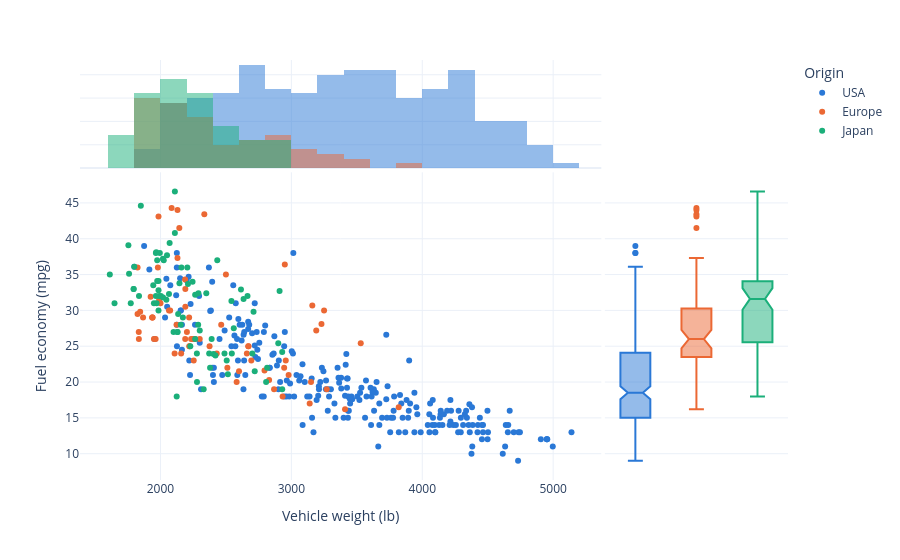

Write notebook code for a chart like this one.
### Markdown cell above
## Plot 1: Scatter plot with marginal plots

- **Target:** `target-plots/plot-1_python_scatter-marginals.html`
- **You will practice:** a basic scatter plot, color groups, hover names, marginal plots

**What to reproduce**

- `weight` on the x axis, `mpg` on the y axis, one color per origin
- A histogram of weight **above** the scatter plot and box plots of mpg on the **right**
- Hovering over a point shows the **car name** in bold

**Hints**

- Start with `fig1 = px.scatter(cars, x="weight", y="mpg", color="origin")`, then add the standard arguments from the tips above
- Marginal plots are one argument each: `marginal_x="histogram"`, `marginal_y="box"`
- The bold car name in the hover comes from `hover_name="name"`
- Show the figure with `fig1.show()`
- Docs: [Scatter plots](https://plotly.com/python/line-and-scatter/), [Marginal plots](https://plotly.com/python/marginal-plots/)

### Code cell
# Plot 1: your code here

fig1 = px.scatter(cars, x="weight", y="mpg", 
                  marginal_x = "histogram",
                  marginal_y= "box",
                  hover_name= "name",
                  color="origin",
                  color_discrete_map=ORIGIN_COLORS,
                  category_orders={"origin": ORIGIN_ORDER},
                  labels=LABELS,
                  template="plotly_white",
                  )

fig1.show()

### Figure 1 — Plotly figure (JSON) as saved in the notebook; plotly's stock layout.template omitted (floating-point values rounded to 4 significant figures; data arrays with more than 128 entries replaced by an {"elided": "..."} marker saying what was removed)
{"data": [{"hovertemplate": "<b>%{hovertext}</b><br><br>Origin=USA<br>Vehicle weight (lb)=%{x}<br>Fuel economy (mpg)=%{y}<extra></extra>", "hovertext": {"elided": "245 str values"}, "legendgroup": "USA", "marker": {"color": "#2a78d6", "symbol": "circle"}, "mode": "markers", "name": "USA", "orientation": "v", "showlegend": true, "type": "scatter", "x": {"elided": "245 int values"}, "xaxis": "x", "y": {"elided": "245 float values"}, "yaxis": "y"}, {"bingroup": "x", "hovertemplate": "Origin=USA<br>Vehicle weight (lb)=%{x}<br>count=%{y}<extra></extra>", "legendgroup": "USA", "marker": {"color": "#2a78d6"}, "name": "USA", "opacity": 0.5, "showlegend": false, "type": "histogram", "x": {"elided": "245 int values"}, "xaxis": "x3", "yaxis": "y3"}, {"hovertemplate": "<b>%{hovertext}</b><br><br>Origin=USA<br>Fuel economy (mpg)=%{y}<extra></extra>", "hovertext": {"elided": "245 str values"}, "legendgroup": "USA", "marker": {"color": "#2a78d6", "symbol": "circle"}, "name": "USA", "notched": true, "showlegend": false, "type": "box", "xaxis": "x2", "y": {"elided": "245 float values"}, "yaxis": "y2"}, {"hovertemplate": "<b>%{hovertext}</b><br><br>Origin=Europe<br>Vehicle weight (lb)=%{x}<br>Fuel economy (mpg)=%{y}<extra></extra>", "hovertext": ["Volkswagen 1131 Deluxe Sedan", "Peugeot 504", "Audi 100 Ls", "Saab 99E", "Bmw 2002", "Opel 1900", "Peugeot 304", "Fiat 124B", "Volkswagen Model 111", "Volkswagen Type 3", "Volvo 145E (Sw)", "Volkswagen 411 (Sw)", "Peugeot 504 (Sw)", "Renault 12 (Sw)", "Volkswagen Super Beetle", "Fiat 124 Sport Coupe", "Fiat 128", "Opel Manta", "Audi 100Ls", "Volvo 144Ea", "Saab 99Le", "Audi Fox", "Volkswagen Dasher", "Opel Manta", "Fiat 128", "Fiat 124 Tc", "Fiat X1.9", "Volkswagen Dasher", "Volkswagen Rabbit", "Audi 100Ls", "Peugeot 504", "Volvo 244Dl", "Saab 99Le", "Fiat 131", "Opel 1900", "Renault 12Tl", "Vw Rabbit", "Volkswagen Rabbit", "Volvo 245", "Peugeot 504", "Mercedes-Benz 280S", "Renault 5 Gtl", "Volkswagen Rabbit Custom", "Volkswagen Dasher", "Bmw 320I", "Volkswagen Rabbit Custom Diesel", "Audi 5000", "Volvo 264Gl", "Saab 99Gle", "Peugeot 604Sl", "Volkswagen Scirocco", "Vw Rabbit Custom", "Mercedes Benz 300D", "Peugeot 504", "Fiat Strada Custom", "Vw Rabbit", "Audi 4000", "Vw Rabbit C (Diesel)", "Vw Dasher (Diesel)", "Audi 5000S (Diesel)", "Mercedes-Benz 240D", "Vokswagen Rabbit", "Triumph Tr7 Coupe", "Volkswagen Jetta", "Peugeot 505S Turbo Diesel", "Volvo Diesel", "Volkswagen Rabbit L", "Vw Pickup"], "legendgroup": "Europe", "marker": {"color": "#eb6834", "symbol": "circle"}, "mode": "markers", "name": "Europe", "orientation": "v", "showlegend": true, "type": "scatter", "x": [1835, 2672, 2430, 2375, 2234, 2123, 2074, 2065, 1834, 2254, 2933, 2511, 2979, 2189, 1950, 2265, 1867, 2158, 2582, 2868, 2660, 2219, 1963, 2300, 2108, 2246, 2000, 2223, 1937, 2694, 2957, 2945, 2671, 2464, 2220, 2202, 1937, 1825, 3150, 3270, 3820, 1825, 1940, 2190, 2600, 1985, 2830, 3140, 2795, 3410, 1990, 1925, 3530, 3190, 2130, 2144, 2188, 2085, 2335, 2950, 3250, 1845, 2500, 2190, 3230, 3160, 1980, 2130], "xaxis": "x", "y": [26.0, 25.0, 24.0, 25.0, 26.0, 28.0, 30.0, 30.0, 27.0, 23.0, 18.0, 22.0, 21.0, 26.0, 26.0, 26.0, 29.0, 24.0, 20.0, 19.0, 24.0, 29.0, 26.0, 26.0, 24.0, 26.0, 31.0, 25.0, 29.0, 23.0, 23.0, 22.0, 25.0, 28.0, 25.0, 27.0, 29.0, 29.5, 20.0, 19.0, 16.5, 36.0, 29.0, 30.5, 21.5, 43.1, 20.3, 17.0, 21.6, 16.2, 31.5, 31.9, 25.4, 27.2, 37.3, 41.5, 34.3, 44.3, 43.4, 36.4, 30.0, 29.8, 35.0, 33.0, 28.1, 30.7, 36.0, 44.0], "yaxis": "y"}, {"bingroup": "x", "hovertemplate": "Origin=Europe<br>Vehicle weight (lb)=%{x}<br>count=%{y}<extra></extra>", "legendgroup": "Europe", "marker": {"color": "#eb6834"}, "name": "Europe", "opacity": 0.5, "showlegend": false, "type": "histogram", "x": [1835, 2672, 2430, 2375, 2234, 2123, 2074, 2065, 1834, 2254, 2933, 2511, 2979, 2189, 1950, 2265, 1867, 2158, 2582, 2868, 2660, 2219, 1963, 2300, 2108, 2246, 2000, 2223, 1937, 2694, 2957, 2945, 2671, 2464, 2220, 2202, 1937, 1825, 3150, 3270, 3820, 1825, 1940, 2190, 2600, 1985, 2830, 3140, 2795, 3410, 1990, 1925, 3530, 3190, 2130, 2144, 2188, 2085, 2335, 2950, 3250, 1845, 2500, 2190, 3230, 3160, 1980, 2130], "xaxis": "x3", "yaxis": "y3"}, {"hovertemplate": "<b>%{hovertext}</b><br><br>Origin=Europe<br>Fuel economy (mpg)=%{y}<extra></extra>", "hovertext": ["Volkswagen 1131 Deluxe Sedan", "Peugeot 504", "Audi 100 Ls", "Saab 99E", "Bmw 2002", "Opel 1900", "Peugeot 304", "Fiat 124B", "Volkswagen Model 111", "Volkswagen Type 3", "Volvo 145E (Sw)", "Volkswagen 411 (Sw)", "Peugeot 504 (Sw)", "Renault 12 (Sw)", "Volkswagen Super Beetle", "Fiat 124 Sport Coupe", "Fiat 128", "Opel Manta", "Audi 100Ls", "Volvo 144Ea", "Saab 99Le", "Audi Fox", "Volkswagen Dasher", "Opel Manta", "Fiat 128", "Fiat 124 Tc", "Fiat X1.9", "Volkswagen Dasher", "Volkswagen Rabbit", "Audi 100Ls", "Peugeot 504", "Volvo 244Dl", "Saab 99Le", "Fiat 131", "Opel 1900", "Renault 12Tl", "Vw Rabbit", "Volkswagen Rabbit", "Volvo 245", "Peugeot 504", "Mercedes-Benz 280S", "Renault 5 Gtl", "Volkswagen Rabbit Custom", "Volkswagen Dasher", "Bmw 320I", "Volkswagen Rabbit Custom Diesel", "Audi 5000", "Volvo 264Gl", "Saab 99Gle", "Peugeot 604Sl", "Volkswagen Scirocco", "Vw Rabbit Custom", "Mercedes Benz 300D", "Peugeot 504", "Fiat Strada Custom", "Vw Rabbit", "Audi 4000", "Vw Rabbit C (Diesel)", "Vw Dasher (Diesel)", "Audi 5000S (Diesel)", "Mercedes-Benz 240D", "Vokswagen Rabbit", "Triumph Tr7 Coupe", "Volkswagen Jetta", "Peugeot 505S Turbo Diesel", "Volvo Diesel", "Volkswagen Rabbit L", "Vw Pickup"], "legendgroup": "Europe", "marker": {"color": "#eb6834", "symbol": "circle"}, "name": "Europe", "notched": true, "showlegend": false, "type": "box", "xaxis": "x2", "y": [26.0, 25.0, 24.0, 25.0, 26.0, 28.0, 30.0, 30.0, 27.0, 23.0, 18.0, 22.0, 21.0, 26.0, 26.0, 26.0, 29.0, 24.0, 20.0, 19.0, 24.0, 29.0, 26.0, 26.0, 24.0, 26.0, 31.0, 25.0, 29.0, 23.0, 23.0, 22.0, 25.0, 28.0, 25.0, 27.0, 29.0, 29.5, 20.0, 19.0, 16.5, 36.0, 29.0, 30.5, 21.5, 43.1, 20.3, 17.0, 21.6, 16.2, 31.5, 31.9, 25.4, 27.2, 37.3, 41.5, 34.3, 44.3, 43.4, 36.4, 30.0, 29.8, 35.0, 33.0, 28.1, 30.7, 36.0, 44.0], "yaxis": "y2"}, {"hovertemplate": "<b>%{hovertext}</b><br><br>Origin=Japan<br>Vehicle weight (lb)=%{x}<br>Fuel economy (mpg)=%{y}<extra></extra>", "hovertext": ["Toyota Corona Mark Ii", "Datsun Pl510", "Datsun Pl510", "Toyota Corona", "Toyota Corolla 1200", "Datsun 1200", "Toyota Corona Hardtop", "Mazda Rx2 Coupe", "Datsun 510 (Sw)", "Toyouta Corona Mark Ii (Sw)", "Toyota Corolla 1600 (Sw)", "Toyota Carina", "Datsun 610", "Maxda Rx3", "Toyota Mark Ii", "Datsun B210", "Toyota Corolla 1200", "Toyota Corona", "Datsun 710", "Honda Civic", "Subaru", "Toyota Corolla", "Toyota Corona", "Datsun 710", "Honda Civic Cvcc", "Honda Civic", "Datsun B-210", "Toyota Corolla", "Toyota Mark Ii", "Honda Accord Cvcc", "Datsun F-10 Hatchback", "Toyota Corolla Liftback", "Subaru Dl", "Datsun 810", "Mazda Rx-4", "Mazda Glc Deluxe", "Datsun B210 Gx", "Honda Civic Cvcc", "Toyota Corona", "Datsun 510", "Toyota Celica Gt Liftback", "Datsun 200-Sx", "Honda Accord Lx", "Maxda Glc Deluxe", "Datsun 210", "Toyota Corolla Tercel", "Datsun 310", "Toyota Corona Liftback", "Mazda 626", "Datsun 510 Hatchback", "Toyota Corolla", "Mazda Glc", "Datsun 210", "Honda Civic 1500 Gl", "Subaru Dl", "Datsun 280-Zx", "Mazda Rx-7 Gs", "Honda Accord", "Toyota Starlet", "Honda Civic 1300", "Subaru", "Datsun 210 Mpg", "Toyota Tercel", "Mazda Glc 4", "Honda Prelude", "Toyota Corolla", "Datsun 200Sx", "Mazda 626", "Toyota Cressida", "Datsun 810 Maxima", "Mazda Glc Custom L", "Mazda Glc Custom", "Nissan Stanza Xe", "Honda Accord", "Toyota Corolla", "Honda Civic", "Honda Civic (Auto)", "Datsun 310 Gx", "Toyota Celica Gt"], "legendgroup": "Japan", "marker": {"color": "#1baf7a", "symbol": "circle"}, "mode": "markers", "name": "Japan", "orientation": "v", "showlegend": true, "type": "scatter", "x": [2372, 2130, 2130, 2228, 1773, 1613, 2278, 2330, 2288, 2506, 2100, 2279, 2379, 2124, 2807, 1950, 1836, 1649, 2003, 2489, 2391, 2171, 2702, 2545, 1795, 1795, 1990, 2155, 2930, 2045, 1945, 2265, 1985, 2815, 2720, 1985, 2070, 1800, 2560, 2300, 2515, 2405, 2135, 1975, 2020, 1968, 2019, 2711, 2542, 2434, 2265, 2110, 2110, 1850, 2145, 2910, 2420, 2290, 1755, 1760, 2065, 1975, 2050, 1985, 2210, 2350, 2615, 2635, 2900, 2930, 2025, 1970, 2160, 2205, 2245, 1965, 1965, 1995, 2665], "xaxis": "x", "y": [24.0, 27.0, 27.0, 25.0, 31.0, 35.0, 24.0, 19.0, 28.0, 23.0, 27.0, 20.0, 22.0, 18.0, 20.0, 31.0, 32.0, 31.0, 32.0, 24.0, 26.0, 29.0, 24.0, 24.0, 33.0, 33.0, 32.0, 28.0, 19.0, 31.5, 33.5, 26.0, 30.0, 22.0, 21.5, 32.8, 39.4, 36.1, 27.5, 27.2, 21.1, 23.9, 29.5, 34.1, 31.8, 38.1, 37.2, 29.8, 31.3, 37.0, 32.2, 46.6, 40.8, 44.6, 33.8, 32.7, 23.7, 32.4, 39.1, 35.1, 32.3, 37.0, 37.7, 34.1, 33.7, 32.4, 32.9, 31.6, 25.4, 24.2, 37.0, 31.0, 36.0, 36.0, 34.0, 38.0, 32.0, 38.0, 32.0], "yaxis": "y"}, {"bingroup": "x", "hovertemplate": "Origin=Japan<br>Vehicle weight (lb)=%{x}<br>count=%{y}<extra></extra>", "legendgroup": "Japan", "marker": {"color": "#1baf7a"}, "name": "Japan", "opacity": 0.5, "showlegend": false, "type": "histogram", "x": [2372, 2130, 2130, 2228, 1773, 1613, 2278, 2330, 2288, 2506, 2100, 2279, 2379, 2124, 2807, 1950, 1836, 1649, 2003, 2489, 2391, 2171, 2702, 2545, 1795, 1795, 1990, 2155, 2930, 2045, 1945, 2265, 1985, 2815, 2720, 1985, 2070, 1800, 2560, 2300, 2515, 2405, 2135, 1975, 2020, 1968, 2019, 2711, 2542, 2434, 2265, 2110, 2110, 1850, 2145, 2910, 2420, 2290, 1755, 1760, 2065, 1975, 2050, 1985, 2210, 2350, 2615, 2635, 2900, 2930, 2025, 1970, 2160, 2205, 2245, 1965, 1965, 1995, 2665], "xaxis": "x3", "yaxis": "y3"}, {"hovertemplate": "<b>%{hovertext}</b><br><br>Origin=Japan<br>Fuel economy (mpg)=%{y}<extra></extra>", "hovertext": ["Toyota Corona Mark Ii", "Datsun Pl510", "Datsun Pl510", "Toyota Corona", "Toyota Corolla 1200", "Datsun 1200", "Toyota Corona Hardtop", "Mazda Rx2 Coupe", "Datsun 510 (Sw)", "Toyouta Corona Mark Ii (Sw)", "Toyota Corolla 1600 (Sw)", "Toyota Carina", "Datsun 610", "Maxda Rx3", "Toyota Mark Ii", "Datsun B210", "Toyota Corolla 1200", "Toyota Corona", "Datsun 710", "Honda Civic", "Subaru", "Toyota Corolla", "Toyota Corona", "Datsun 710", "Honda Civic Cvcc", "Honda Civic", "Datsun B-210", "Toyota Corolla", "Toyota Mark Ii", "Honda Accord Cvcc", "Datsun F-10 Hatchback", "Toyota Corolla Liftback", "Subaru Dl", "Datsun 810", "Mazda Rx-4", "Mazda Glc Deluxe", "Datsun B210 Gx", "Honda Civic Cvcc", "Toyota Corona", "Datsun 510", "Toyota Celica Gt Liftback", "Datsun 200-Sx", "Honda Accord Lx", "Maxda Glc Deluxe", "Datsun 210", "Toyota Corolla Tercel", "Datsun 310", "Toyota Corona Liftback", "Mazda 626", "Datsun 510 Hatchback", "Toyota Corolla", "Mazda Glc", "Datsun 210", "Honda Civic 1500 Gl", "Subaru Dl", "Datsun 280-Zx", "Mazda Rx-7 Gs", "Honda Accord", "Toyota Starlet", "Honda Civic 1300", "Subaru", "Datsun 210 Mpg", "Toyota Tercel", "Mazda Glc 4", "Honda Prelude", "Toyota Corolla", "Datsun 200Sx", "Mazda 626", "Toyota Cressida", "Datsun 810 Maxima", "Mazda Glc Custom L", "Mazda Glc Custom", "Nissan Stanza Xe", "Honda Accord", "Toyota Corolla", "Honda Civic", "Honda Civic (Auto)", "Datsun 310 Gx", "Toyota Celica Gt"], "legendgroup": "Japan", "marker": {"color": "#1baf7a", "symbol": "circle"}, "name": "Japan", "notched": true, "showlegend": false, "type": "box", "xaxis": "x2", "y": [24.0, 27.0, 27.0, 25.0, 31.0, 35.0, 24.0, 19.0, 28.0, 23.0, 27.0, 20.0, 22.0, 18.0, 20.0, 31.0, 32.0, 31.0, 32.0, 24.0, 26.0, 29.0, 24.0, 24.0, 33.0, 33.0, 32.0, 28.0, 19.0, 31.5, 33.5, 26.0, 30.0, 22.0, 21.5, 32.8, 39.4, 36.1, 27.5, 27.2, 21.1, 23.9, 29.5, 34.1, 31.8, 38.1, 37.2, 29.8, 31.3, 37.0, 32.2, 46.6, 40.8, 44.6, 33.8, 32.7, 23.7, 32.4, 39.1, 35.1, 32.3, 37.0, 37.7, 34.1, 33.7, 32.4, 32.9, 31.6, 25.4, 24.2, 37.0, 31.0, 36.0, 36.0, 34.0, 38.0, 32.0, 38.0, 32.0], "yaxis": "y2"}], "layout": {"barmode": "overlay", "legend": {"title": {"text": "Origin"}, "tracegroupgap": 0}, "margin": {"t": 60}, "xaxis": {"anchor": "y", "domain": [0, 0.7363], "title": {"text": "Vehicle weight (lb)"}}, "xaxis2": {"anchor": "y2", "domain": [0.7413, 1], "matches": "x2", "showgrid": false, "showline": false, "showticklabels": false, "ticks": ""}, "xaxis3": {"anchor": "y3", "domain": [0, 0.7363], "matches": "x", "showgrid": true, "showticklabels": false}, "xaxis4": {"anchor": "y4", "domain": [0.7413, 1], "matches": "x2", "showgrid": false, "showline": false, "showticklabels": false, "ticks": ""}, "yaxis": {"anchor": "x", "domain": [0, 0.7326], "title": {"text": "Fuel economy (mpg)"}}, "yaxis2": {"anchor": "x2", "domain": [0, 0.7326], "matches": "y", "showgrid": true, "showticklabels": false}, "yaxis3": {"anchor": "x3", "domain": [0.7426, 1], "matches": "y3", "showgrid": true, "showline": false, "showticklabels": false, "ticks": ""}, "yaxis4": {"anchor": "x4", "domain": [0.7426, 1], "matches": "y3", "showgrid": true, "showline": false, "showticklabels": false, "ticks": ""}}}
